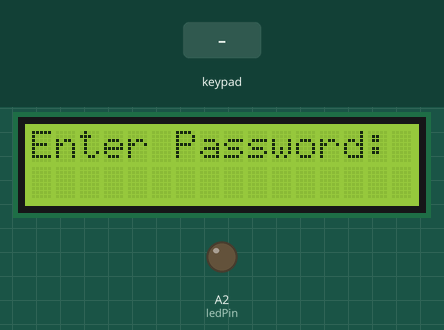
Recording of a sketch running on a simulated Arduino Uno, built with avr-gcc and run on an emulated ATmega328P. On the bench: 16×2 character LCD, output pins drawn as LEDs (lit = HIGH). Inputs (shaded band) come from the test bench.

Above: at 1.2 s.
1.3 s: keypad keys 1 2 3 4 # pressed 0.4 s apart
At 3.5 s:
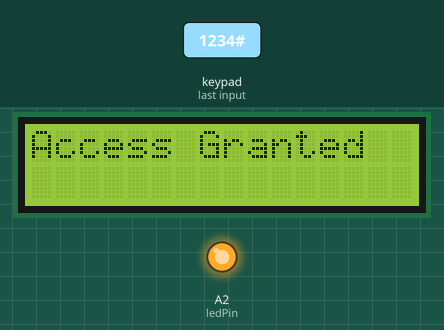
4.8 s: key '#' pressed
At 6.8 s:
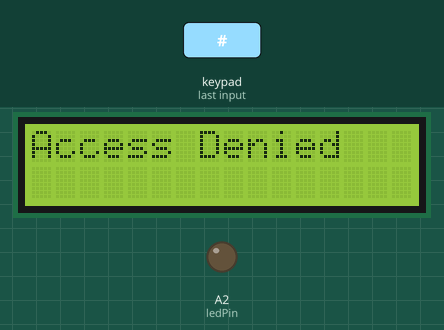
7.8 s: key '1' pressed
At 10.0 s:
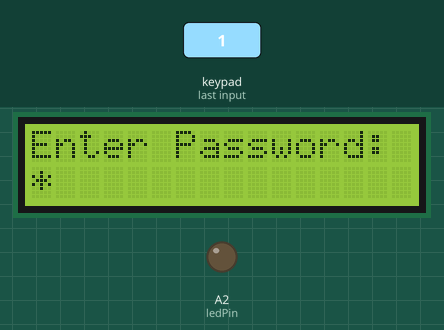
10.4 s: key '2' pressed
At 11.7 s:
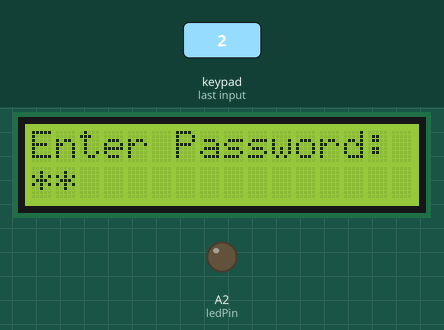
Timing chart, 0 to 12.9 s (numbered marks = the images above; inputs shaded):
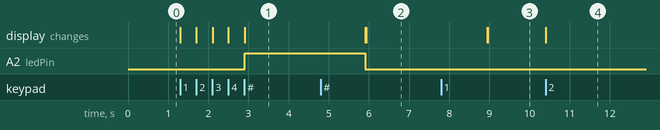

Measured:
- after the input at 1.3 s, A2 (ledPin): LOW → HIGH after 1.6 s; the display: first changes at once (image 1 shows a later state)
- after the input at 4.8 s, the display: first differs from a run without the input after 1.1 s (image 2)
- after the input at 7.8 s, the display: first differs from a run without the input after 1.2 s (image 3)
- after the input at 10.4 s, the display: changes at once (image 4)

The sketch:

code.ino
```cpp
#include <Keypad.h>
#include <LiquidCrystal.h>

// Define the password
const char secretPassword[] = "1234";
char enteredPassword[5]; // FIXED: Now properly holds up to 4 characters + null terminator
int passwordIndex = 0;

// Hardware Pins matching your TQFP ATmega328P layout
const int ledPin = A2; // Pin 25 is PC2 (Analog Pin A2 in Arduino)

// LCD Configuration: RS=PB5 (D13), E=PB4 (D12), D4=PB0 (D8), D5=PB1 (D9), D6=PB2 (D10), D7=PB3 (D11)
LiquidCrystal lcd(13, 12, 8, 9, 10, 11);

// Keypad Configuration (4 Rows, 3 Columns)
const byte ROWS = 4;
const byte COLS = 3;
char keys[ROWS][COLS] = {
  {'1','2','3'},
  {'4','5','6'},
  {'7','8','9'},
  {'*','0','#'}
};

// Row pins: PD2 (D2), PD3 (D3), PD4 (D4), PD5 (D5)
byte rowPins[ROWS] = {2, 3, 4, 5};
// Column pins: PD6 (D6), PD7 (D7), PC0 (A0)
byte colPins[COLS] = {6, 7, A0};

Keypad keypad = Keypad(makeKeymap(keys), rowPins, colPins, ROWS, COLS);

void setup() {
  pinMode(ledPin, OUTPUT);
  digitalWrite(ledPin, LOW);

  lcd.begin(16, 2);
  lcd.print("Enter Password:");
  lcd.setCursor(0, 1);
}

void loop() {
  char key = keypad.getKey();

  if (key) {
    if (key == '#') { // Press '#' to enter
      checkPassword();
    } else if (key == '*') { // Press '*' to reset
      resetLock();
    } else if (passwordIndex < 4) {
      enteredPassword[passwordIndex++] = key;
      lcd.print('*'); // Hide password input with asterisks
    }
  }
}

void checkPassword() {
  enteredPassword[passwordIndex] = '\0'; // Null-terminate string
  lcd.clear();

  if (strcmp(enteredPassword, secretPassword) == 0) {
    lcd.print("Access Granted");
    digitalWrite(ledPin, HIGH); // Turn on LED-GREEN
  } else {
    lcd.print("Access Denied");
    digitalWrite(ledPin, LOW);
  }
  delay(3000);
  resetLock();
}

void resetLock() {
  passwordIndex = 0;
  digitalWrite(ledPin, LOW);
  lcd.clear();
  lcd.print("Enter Password:");
  lcd.setCursor(0, 1);
}
```
